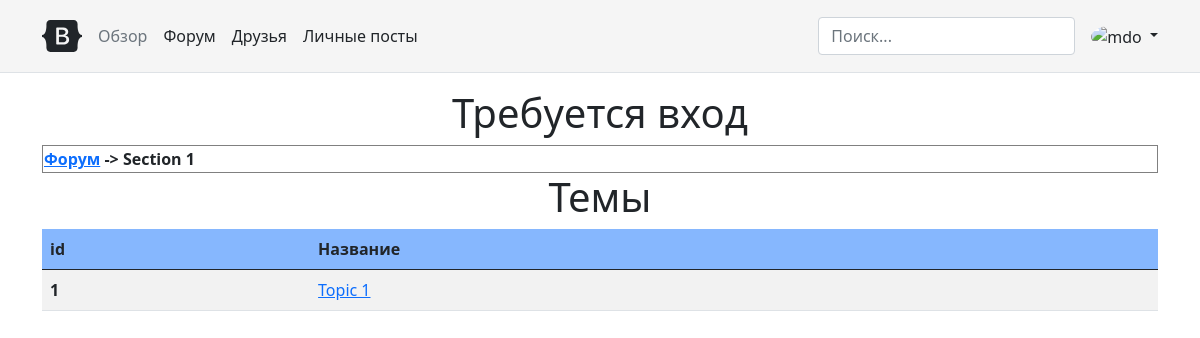
The page /sections/1/topics on the database as committed earlier.
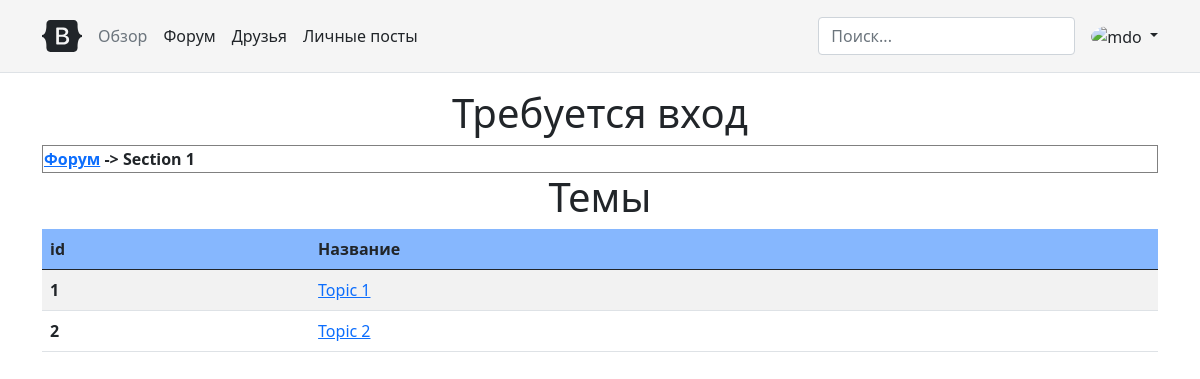
The same page on the database as committed later.
### data/topic.py (models this page shows, shortened)
class Topic(SqlAlchemyBase, UserMixin):
    __tablename__ = 'topics'  # Подключение к таблице 'users' базы данных
    id = sqlalchemy.Column(sqlalchemy.Integer, primary_key=True, autoincrement=True)  # Выбор столбца
    name = sqlalchemy.Column(sqlalchemy.String)
    section_id = sqlalchemy.Column(sqlalchemy.Integer, sqlalchemy.ForeignKey('sections.id'),
                                   nullable=True)
    unlock = sqlalchemy.Column(sqlalchemy.Boolean, nullable=True)
    description = sqlalchemy.Column(sqlalchemy.String)
    deleted = sqlalchemy.Column(sqlalchemy.Boolean, nullable=True)

### app.py (the view)
@app.route('/sections/<section_id>/topics')
def topics(section_id):
    db_sess = db_session.create_session()
    topics = db_sess.query(Topic).filter(Topic.section_id == section_id).order_by(Topic.id.asc())
    section = db_sess.query(Section).filter(Section.id == section_id).first().name
    return render_template('topics.html', topics=topics, section=section)

### data/db_session.py (called while the page is built)
def create_session() -> Session:
    global __factory
    return __factory()

### templates/topics.html (shortened to what this page needs)
{% extends "index.html" %}
{% block content %}
    <table border="1" width="100%">
        <th>
            <a href="{{ url_for('sections') }}">Форум</a> ->
            {{ section }}
        </th>
    </table>
        <h1 align="center">Темы</h1>
    <table class="table table-striped">
      <thead>
          <th scope="col">id</th>
          <th scope="col">Название</th>
      </thead>
      <tbody>
      {% for topic in topics %}
        <tr>
          <th scope="row">{{ topic.id }}</th>
          <td><a href="{{ url_for('posts', section_id=topic.section_id, topic_id=topic.id) }}">{{ topic.name }}</a></td>
        </tr>
      {% endfor %}
      </tbody>
    </table>
{% endblock %}

Rows that differ between the two databases and show on the page:
added Topic: id "2", name "Topic 2"
